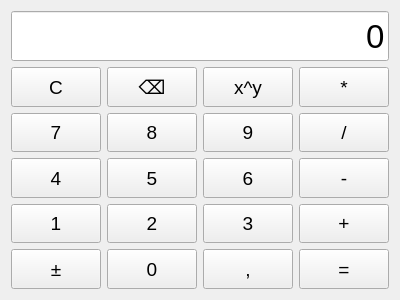
<?xml version="1.0" encoding="UTF-8"?>
<ui version="4.0">
 <class>Calculator</class>
 <widget class="QWidget" name="Calculator">
  <property name="geometry">
   <rect>
    <x>0</x>
    <y>0</y>
    <width>400</width>
    <height>300</height>
   </rect>
  </property>
  <property name="windowTitle">
   <string>Calculator</string>
  </property>
  <layout class="QVBoxLayout" name="verticalLayout">
   <item>
    <widget class="QLineEdit" name="lcdScreen">
     <property name="minimumSize">
      <size>
       <width>0</width>
       <height>50</height>
      </size>
     </property>
     <property name="font">
      <font>
       <pointsize>25</pointsize>
      </font>
     </property>
     <property name="text">
      <string>0</string>
     </property>
     <property name="alignment">
      <set>Qt::AlignmentFlag::AlignRight|Qt::AlignmentFlag::AlignTrailing|Qt::AlignmentFlag::AlignVCenter</set>
     </property>
     <property name="readOnly">
      <bool>true</bool>
     </property>
    </widget>
   </item>
   <item>
    <layout class="QGridLayout" name="gridLayout">
     <item row="2" column="2">
      <widget class="QPushButton" name="b_9">
       <property name="sizePolicy">
        <sizepolicy hsizetype="Expanding" vsizetype="Expanding">
         <horstretch>0</horstretch>
         <verstretch>0</verstretch>
        </sizepolicy>
       </property>
       <property name="font">
        <font>
         <pointsize>14</pointsize>
         <bold>false</bold>
        </font>
       </property>
       <property name="text">
        <string>9</string>
       </property>
      </widget>
     </item>
     <item row="5" column="3">
      <widget class="QPushButton" name="b_equal">
       <property name="sizePolicy">
        <sizepolicy hsizetype="Expanding" vsizetype="Expanding">
         <horstretch>0</horstretch>
         <verstretch>0</verstretch>
        </sizepolicy>
       </property>
       <property name="font">
        <font>
         <pointsize>14</pointsize>
         <bold>false</bold>
        </font>
       </property>
       <property name="text">
        <string>=</string>
       </property>
      </widget>
     </item>
     <item row="2" column="0">
      <widget class="QPushButton" name="b_7">
       <property name="sizePolicy">
        <sizepolicy hsizetype="Expanding" vsizetype="Expanding">
         <horstretch>0</horstretch>
         <verstretch>0</verstretch>
        </sizepolicy>
       </property>
       <property name="font">
        <font>
         <pointsize>14</pointsize>
         <bold>false</bold>
        </font>
       </property>
       <property name="text">
        <string>7</string>
       </property>
      </widget>
     </item>
     <item row="3" column="3">
      <widget class="QPushButton" name="b_minus">
       <property name="sizePolicy">
        <sizepolicy hsizetype="Expanding" vsizetype="Expanding">
         <horstretch>0</horstretch>
         <verstretch>0</verstretch>
        </sizepolicy>
       </property>
       <property name="font">
        <font>
         <pointsize>14</pointsize>
         <bold>false</bold>
        </font>
       </property>
       <property name="text">
        <string>-</string>
       </property>
      </widget>
     </item>
     <item row="5" column="2">
      <widget class="QPushButton" name="b_coma">
       <property name="sizePolicy">
        <sizepolicy hsizetype="Expanding" vsizetype="Expanding">
         <horstretch>0</horstretch>
         <verstretch>0</verstretch>
        </sizepolicy>
       </property>
       <property name="font">
        <font>
         <pointsize>14</pointsize>
         <bold>false</bold>
        </font>
       </property>
       <property name="text">
        <string>,</string>
       </property>
      </widget>
     </item>
     <item row="0" column="1">
      <widget class="QPushButton" name="b_backspace">
       <property name="sizePolicy">
        <sizepolicy hsizetype="Expanding" vsizetype="Expanding">
         <horstretch>0</horstretch>
         <verstretch>0</verstretch>
        </sizepolicy>
       </property>
       <property name="font">
        <font>
         <pointsize>14</pointsize>
        </font>
       </property>
       <property name="text">
        <string>⌫</string>
       </property>
      </widget>
     </item>
     <item row="4" column="2">
      <widget class="QPushButton" name="b_3">
       <property name="sizePolicy">
        <sizepolicy hsizetype="Expanding" vsizetype="Expanding">
         <horstretch>0</horstretch>
         <verstretch>0</verstretch>
        </sizepolicy>
       </property>
       <property name="font">
        <font>
         <pointsize>14</pointsize>
         <bold>false</bold>
        </font>
       </property>
       <property name="text">
        <string>3</string>
       </property>
      </widget>
     </item>
     <item row="2" column="1">
      <widget class="QPushButton" name="b_8">
       <property name="sizePolicy">
        <sizepolicy hsizetype="Expanding" vsizetype="Expanding">
         <horstretch>0</horstretch>
         <verstretch>0</verstretch>
        </sizepolicy>
       </property>
       <property name="font">
        <font>
         <pointsize>14</pointsize>
         <bold>false</bold>
        </font>
       </property>
       <property name="text">
        <string>8</string>
       </property>
      </widget>
     </item>
     <item row="2" column="3">
      <widget class="QPushButton" name="b_divide">
       <property name="sizePolicy">
        <sizepolicy hsizetype="Expanding" vsizetype="Expanding">
         <horstretch>0</horstretch>
         <verstretch>0</verstretch>
        </sizepolicy>
       </property>
       <property name="font">
        <font>
         <pointsize>14</pointsize>
         <bold>false</bold>
        </font>
       </property>
       <property name="text">
        <string>/</string>
       </property>
      </widget>
     </item>
     <item row="5" column="1">
      <widget class="QPushButton" name="b_0">
       <property name="sizePolicy">
        <sizepolicy hsizetype="Expanding" vsizetype="Expanding">
         <horstretch>0</horstretch>
         <verstretch>0</verstretch>
        </sizepolicy>
       </property>
       <property name="font">
        <font>
         <pointsize>14</pointsize>
         <bold>false</bold>
        </font>
       </property>
       <property name="text">
        <string>0</string>
       </property>
      </widget>
     </item>
     <item row="4" column="1">
      <widget class="QPushButton" name="b_2">
       <property name="sizePolicy">
        <sizepolicy hsizetype="Expanding" vsizetype="Expanding">
         <horstretch>0</horstretch>
         <verstretch>0</verstretch>
        </sizepolicy>
       </property>
       <property name="font">
        <font>
         <pointsize>14</pointsize>
         <bold>false</bold>
        </font>
       </property>
       <property name="text">
        <string>2</string>
       </property>
      </widget>
     </item>
     <item row="3" column="2">
      <widget class="QPushButton" name="b_6">
       <property name="sizePolicy">
        <sizepolicy hsizetype="Expanding" vsizetype="Expanding">
         <horstretch>0</horstretch>
         <verstretch>0</verstretch>
        </sizepolicy>
       </property>
       <property name="font">
        <font>
         <pointsize>14</pointsize>
         <bold>false</bold>
        </font>
       </property>
       <property name="text">
        <string>6</string>
       </property>
      </widget>
     </item>
     <item row="5" column="0">
      <widget class="QPushButton" name="b_negate">
       <property name="sizePolicy">
        <sizepolicy hsizetype="Expanding" vsizetype="Expanding">
         <horstretch>0</horstretch>
         <verstretch>0</verstretch>
        </sizepolicy>
       </property>
       <property name="font">
        <font>
         <pointsize>14</pointsize>
         <bold>false</bold>
        </font>
       </property>
       <property name="text">
        <string>±</string>
       </property>
      </widget>
     </item>
     <item row="4" column="3">
      <widget class="QPushButton" name="b_plus">
       <property name="sizePolicy">
        <sizepolicy hsizetype="Expanding" vsizetype="Expanding">
         <horstretch>0</horstretch>
         <verstretch>0</verstretch>
        </sizepolicy>
       </property>
       <property name="font">
        <font>
         <pointsize>14</pointsize>
         <bold>false</bold>
        </font>
       </property>
       <property name="text">
        <string>+</string>
       </property>
      </widget>
     </item>
     <item row="4" column="0">
      <widget class="QPushButton" name="b_1">
       <property name="sizePolicy">
        <sizepolicy hsizetype="Expanding" vsizetype="Expanding">
         <horstretch>0</horstretch>
         <verstretch>0</verstretch>
        </sizepolicy>
       </property>
       <property name="font">
        <font>
         <pointsize>14</pointsize>
         <bold>false</bold>
        </font>
       </property>
       <property name="text">
        <string>1</string>
       </property>
      </widget>
     </item>
     <item row="0" column="0">
      <widget class="QPushButton" name="b_C">
       <property name="sizePolicy">
        <sizepolicy hsizetype="Expanding" vsizetype="Expanding">
         <horstretch>0</horstretch>
         <verstretch>0</verstretch>
        </sizepolicy>
       </property>
       <property name="font">
        <font>
         <pointsize>14</pointsize>
         <bold>false</bold>
        </font>
       </property>
       <property name="text">
        <string>C</string>
       </property>
      </widget>
     </item>
     <item row="3" column="0">
      <widget class="QPushButton" name="b_4">
       <property name="sizePolicy">
        <sizepolicy hsizetype="Expanding" vsizetype="Expanding">
         <horstretch>0</horstretch>
         <verstretch>0</verstretch>
        </sizepolicy>
       </property>
       <property name="font">
        <font>
         <pointsize>14</pointsize>
         <bold>false</bold>
        </font>
       </property>
       <property name="text">
        <string>4</string>
       </property>
      </widget>
     </item>
     <item row="3" column="1">
      <widget class="QPushButton" name="b_5">
       <property name="sizePolicy">
        <sizepolicy hsizetype="Expanding" vsizetype="Expanding">
         <horstretch>0</horstretch>
         <verstretch>0</verstretch>
        </sizepolicy>
       </property>
       <property name="font">
        <font>
         <pointsize>14</pointsize>
         <bold>false</bold>
        </font>
       </property>
       <property name="text">
        <string>5</string>
       </property>
      </widget>
     </item>
     <item row="0" column="2">
      <widget class="QPushButton" name="b_pow">
       <property name="sizePolicy">
        <sizepolicy hsizetype="Expanding" vsizetype="Expanding">
         <horstretch>0</horstretch>
         <verstretch>0</verstretch>
        </sizepolicy>
       </property>
       <property name="font">
        <font>
         <pointsize>14</pointsize>
         <bold>false</bold>
        </font>
       </property>
       <property name="text">
        <string>x^y</string>
       </property>
      </widget>
     </item>
     <item row="0" column="3">
      <widget class="QPushButton" name="b_multiple">
       <property name="sizePolicy">
        <sizepolicy hsizetype="Expanding" vsizetype="Expanding">
         <horstretch>0</horstretch>
         <verstretch>0</verstretch>
        </sizepolicy>
       </property>
       <property name="font">
        <font>
         <pointsize>14</pointsize>
         <bold>false</bold>
        </font>
       </property>
       <property name="text">
        <string>*</string>
       </property>
      </widget>
     </item>
    </layout>
   </item>
  </layout>
 </widget>
 <tabstops>
  <tabstop>lcdScreen</tabstop>
  <tabstop>b_C</tabstop>
  <tabstop>b_backspace</tabstop>
  <tabstop>b_pow</tabstop>
  <tabstop>b_multiple</tabstop>
  <tabstop>b_7</tabstop>
  <tabstop>b_8</tabstop>
  <tabstop>b_9</tabstop>
  <tabstop>b_divide</tabstop>
  <tabstop>b_4</tabstop>
  <tabstop>b_5</tabstop>
  <tabstop>b_6</tabstop>
  <tabstop>b_minus</tabstop>
  <tabstop>b_1</tabstop>
  <tabstop>b_2</tabstop>
  <tabstop>b_3</tabstop>
  <tabstop>b_plus</tabstop>
  <tabstop>b_negate</tabstop>
  <tabstop>b_0</tabstop>
  <tabstop>b_coma</tabstop>
  <tabstop>b_equal</tabstop>
 </tabstops>
 <resources/>
 <connections/>
</ui>
